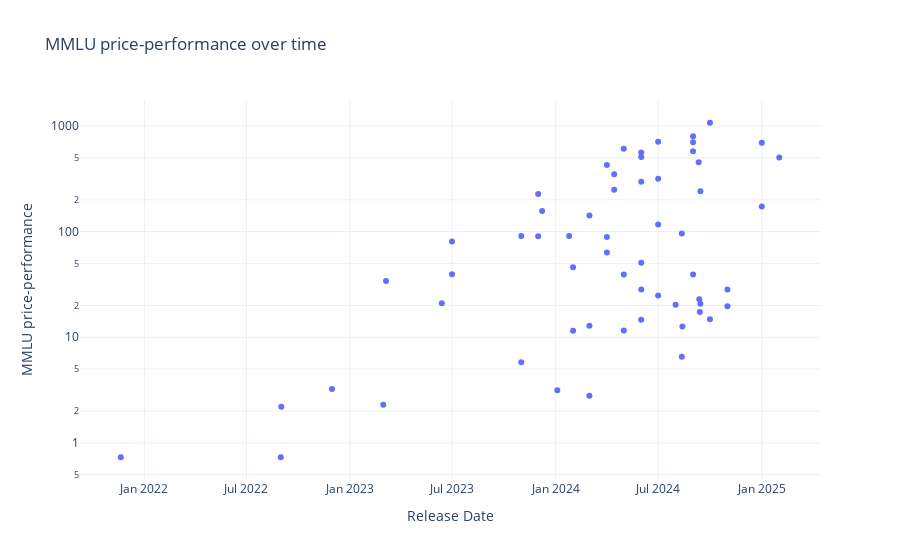

This figure's notebook cell:
### Code cell
aa_df['MMLU price-performance'] = aa_df['MMLU'] / aa_df['USD per 1M Tokens']
# Plot 'MMLU price-performance' vs. 'Date'
fig = px.scatter(aa_df, x='Release Date', y='MMLU price-performance', title='MMLU price-performance over time', hover_data=['Model Name'])
fig.update_layout(yaxis_type='log')
fig.show()

### Figure 1 — Plotly figure (JSON) as saved in the notebook; plotly's stock layout.template omitted (floating-point values rounded to 4 significant figures)
{"data": [{"customdata": [["GPT-3"], ["GPT-3"], ["GPT-3"], ["GPT-3.5"], ["GPT-4"], ["GPT-3.5 Turbo"], ["GPT-3.5 Turbo"], ["Llama-2-Chat-7B"], ["Llama-2-Chat-13B"], ["GPT-4 Turbo"], ["GPT-3.5 Turbo"], ["Llama 2-7B"], ["Llama 2-70B Chat"], ["Llama 2-13B"], ["GPT-3"], ["GPT-3.5 Turbo"], ["Mistral-Small-2024-02"], ["Mistral-Large-2024-02"], ["Claude-3-Opus"], ["Claude-3-Haiku"], ["Claude-3-Sonnet"], ["Llama-3-Instruct-70B"], ["Llama-3-Instruct-8B"], ["Mistral-8x22"], ["Llama 2-13B"], ["Llama 2-7B"], ["GPT-4o-2024-05"], ["Gemini-1.5-Pro-2024-05"], ["Gemini-1.5-Flash-2024-05"], ["Mistral-Large-2-2024-06"], ["Mistral-NeMo"], ["Claude-3.5-Haiku"], ["Claude-3.5-Sonnet-2024-06"], ["Gemma-2-9B"], ["Gemma-2-27B"], ["GPT-4o-mini"], ["Llama-3.1-Instruct-70B"], ["Llama-3.1-Instruct-405B"], ["Llama-3.1-Instruct-8B"], ["GPT-4o-2024-08"], ["Claude Instant"], ["Claude 2"], ["Claude 2.1"], ["Gemini 1.0 Pro"], ["Cohere Command"], ["Cohere Command Light"], ["Command R"], ["Command R+"], ["Gemini-1.5-Pro-2024-09"], ["Gemini-1.5-Flash-2024-09"], ["Llama-3.2-Instruct-3B"], ["Llama-3.2-Instruct-1B"], ["DeepSeek-Coder-V2 236B"], ["Jamba 1.5-Large"], ["o1-mini"], ["o1-preview"], ["Command R+"], ["Reka Core"], ["Mistral 7B"], ["Gemini-1.5-Flash-8B"], ["Claude-3.5-Sonnet-2024-10"], ["GPT-4o-2024-11"], ["Mistral-Large-2-2024-11"], ["o1"], ["DeepSeek-V3"], ["Mistral Small 3"], ["Phi 4"], ["DeepSeek-R1"], ["o1-mini"], ["o3-mini"], ["Gemini 2.0 Flash"]], "hovertemplate": "Release Date=%{x}<br>MMLU price-performance=%{y}<br>Model Name=%{customdata[0]}<extra></extra>", "legendgroup": "", "marker": {"color": "#636efa", "symbol": "circle"}, "mode": "markers", "name": "", "orientation": "v", "showlegend": false, "type": "scatter", "x": ["2021-11-20T00:00:00", "2022-08-31T00:00:00", "2022-09-01T00:00:00", "2022-11-30T00:00:00", "2023-03-01T00:00:00", "2023-03-06T00:00:00", "2023-06-13T00:00:00", "2023-07-01T00:00:00", "2023-07-01T00:00:00", "2023-11-01T00:00:00", "2023-11-01T00:00:00", "2023-12-01T00:00:00", "2023-12-01T00:00:00", "2023-12-08T00:00:00", "2024-01-04T00:00:00", "2024-01-25T00:00:00", "2024-02-01T00:00:00", "2024-02-01T00:00:00", "2024-03-01T00:00:00", "2024-03-01T00:00:00", "2024-03-01T00:00:00", "2024-04-01T00:00:00", "2024-04-01T00:00:00", "2024-04-01T00:00:00", "2024-04-14T00:00:00", "2024-04-14T00:00:00", "2024-05-01T00:00:00", "2024-05-01T00:00:00", "2024-05-01T00:00:00", "2024-06-01T00:00:00", "2024-06-01T00:00:00", "2024-06-01T00:00:00", "2024-06-01T00:00:00", "2024-06-01T00:00:00", "2024-06-01T00:00:00", "2024-07-01T00:00:00", "2024-07-01T00:00:00", "2024-07-01T00:00:00", "2024-07-01T00:00:00", "2024-08-01T00:00:00", "2024-08-12T00:00:00", "2024-08-12T00:00:00", "2024-08-12T00:00:00", "2024-08-12T00:00:00", "2024-08-13T00:00:00", "2024-08-13T00:00:00", "2024-08-13T00:00:00", "2024-08-13T00:00:00", "2024-09-01T00:00:00", "2024-09-01T00:00:00", "2024-09-01T00:00:00", "2024-09-01T00:00:00", "2024-09-11T00:00:00", "2024-09-12T00:00:00", "2024-09-12T00:00:00", "2024-09-12T00:00:00", "2024-09-13T00:00:00", "2024-09-14T00:00:00", "2024-09-14T00:00:00", "2024-10-01T00:00:00", "2024-10-01T00:00:00", "2024-11-01T00:00:00", "2024-11-01T00:00:00", "2024-12-17T00:00:00", "2024-12-26T00:00:00", "2025-01-01T00:00:00", "2025-01-01T00:00:00", "2025-01-20T00:00:00", "2025-01-31T00:00:00", "2025-01-31T00:00:00", "2025-02-01T00:00:00"], "xaxis": "x", "y": [0.7317, 0.7317, 2.195, 3.24, 2.293, 34, 20.92, 39.39, 80.36, 5.8, 90.67, 226.5, 90.36, 156.6, 3.155, 90.67, 46, 11.5, 2.8, 142, 12.83, 88.76, 426.7, 63.33, 249.1, 348.5, 11.6, 39.27, 607.7, 28.33, 507.7, 50.62, 14.67, 561.5, 296.2, 315.4, 116.7, 24.86, 710, 20.32, null, 6.542, null, 95.73, null, null, null, 12.62, 39.27, 576.9, 800, 700, 452.6, 22.86, null, null, 17.3, 20.8, 240.4, 1071.0, 14.83, 19.63, 28.33, null, null, 172.6, 693.9, null, null, null, 502.9], "yaxis": "y"}], "layout": {"legend": {"tracegroupgap": 0}, "title": {"text": "MMLU price-performance over time"}, "xaxis": {"anchor": "y", "domain": [0, 1], "title": {"text": "Release Date"}}, "yaxis": {"anchor": "x", "domain": [0, 1], "title": {"text": "MMLU price-performance"}, "type": "log"}}}
